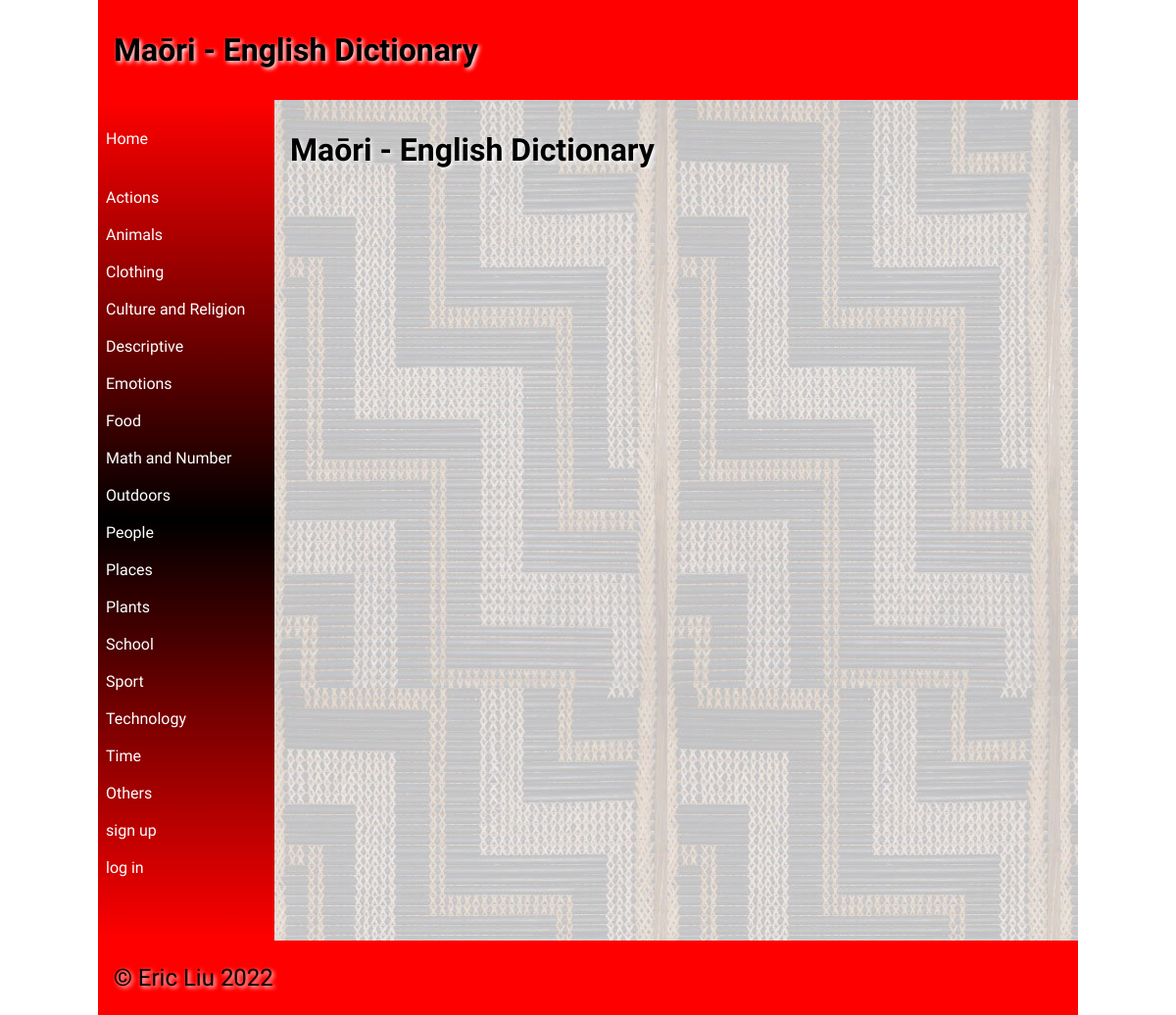
The page / on the database its author committed.
### tables this page shows
CREATE TABLE Category
(
	id integer
		constraint Category_pk
			primary key autoincrement,
	Category varchar(30)
);

### app.py (the view)
@app.route('/')
def render_homepage():
    con = create_connection(DB_NAME)
    query = "SELECT Category, id FROM Category"
    cur = con.cursor()
    cur.execute(query)
    Category_list = cur.fetchall()
    con.close()
    email = session.get("email")
    query4 = "SELECT fname, lname, teacher FROM customer WHERE email=?"
    con4 = create_connection(DB_NAME)
    cur4 = con4.cursor()
    cur4.execute(query4, (email,))
    User_list = cur4.fetchall()
    con4.close()
    return render_template('home.html', Categorys=Category_list, Users=User_list, teacher=is_teacher(),
                           logged_in=is_logged_in())

### app.py (called while the page is built)
def create_connection(db_file):
    try:
        connection = sqlite3.connect(db_file)
        return connection
    except Error as e:
        print(e)
    return None

def is_logged_in():
    if session.get("email") is None:
        print("not logged in")
        return False
    else:
        print("logged in")
        return True

def is_teacher():
    if session.get("teacher") is None:
        print("not teacher")
        return False
    else:
        print("teacher")
        return True

### templates/home.html (shortened to what this page needs)
{% extends 'base.html' %}
{% block heading %}Maōri - English Dictionary{% endblock %}
{% block main %}
<div><h1>Maōri - English Dictionary</h1></div>
{% endblock %}

### templates/base.html (shortened to what this page needs)
<!doctype html>
<html lang="en">
<head>
	<link href="{{ url_for('static', filename='css/style.css') }}" rel="stylesheet">
</head>
<body>
	<div id="container">
		<header>
			<h1>{% block heading %}{% endblock %}</h1>
		</header>
		<nav>
			<ul>
                <li><a href="\">Home</a></li>
				<br><br>
				<div class="Categorys">
    {% for Category in Categorys %}
         <div class="product-box">
             <a href="/word/{{Category[0]}}/{{Category[1]}}">{{Category[0]}}</a>
			 <br><br>
         </div>
         {% endfor %}
    </div>
				<a href="/signup">sign up</a>
				<br><br>
				{% if logged_in %}
				<a href="/logout">log out</a>
				{% else %}
				<a href="/login">log in</a>
				{% endif %}
				<br><br>
				<br><br>
			</ul>
		</nav>
		<main>
            {% block main%}{% endblock %}
        </main>
		<footer>
			<p>
				&copy; Eric Liu 2022
			</p>
		</footer>
	</div>
</body>
</html>

### static/css/style.css (style rules this page uses)
* { font-family: Comfortaa, sans-serif; margin: 0; padding: 0; box-sizing: border-box; }
#container { display: grid; grid-template-columns: 75px auto; grid-template-areas: 'nav header' 'main main' 'footer footer'; }
header { grid-area: header; background-color: #f00; padding: 1rem; }
nav { grid-area: nav; }
main { grid-area: main; padding: 1rem; background-color: #edd; }
h1, h2, h3, h4 { padding: 1rem 0; font-family: 'Suez One', serif; color: #000; text-shadow: 2px 2px 4px #fff; }
p { padding: 0.5rem 0; }
a { color: #222; }
footer { grid-area: footer; padding: 1rem; background-color: #f00; }
footer p { color: #000; text-shadow: 2px 2px 4px #fff; font-size: 1.5rem; }
@media only screen and (min-width: 768px) { #container { grid-template-columns: 180px auto; grid-template-areas: 'header header' 'nav main' 'footer footer'; } }
@media only screen and (min-width: 768px) { nav { background: linear-gradient(180deg, rgba(255,0,0,1) 0%, rgba(0, 0, 0, 1) 50%, rgba(255,0,0,1) 100%); padding: 0.5rem; } }
@media only screen and (min-width: 768px) { nav ul { list-style: none; } }
@media only screen and (min-width: 768px) { nav li { padding: 0.2rem 0; } }
@media only screen and (min-width: 768px) { nav a { color: #fff; text-decoration: none; } }
@media only screen and (min-width: 768px) { main { background-image: url('/static/images/poutama.jpg'); } }
@media only screen and (min-width: 1000px) { #container { width: 1000px; margin: auto; } }

### rows shown on the page
Category: Category "Actions"
Category: Category "Animals"
Category: Category "Clothing"
Category: Category "Culture and Religion"
Category: Category "Descriptive"
Category: Category "Emotions"
Category: Category "Food"
Category: Category "Math and Number"
Category: Category "Outdoors"
Category: Category "People"
Category: Category "Places"
Category: Category "Plants"
Category: Category "School"
Category: Category "Sport"
Category: Category "Technology"
Category: Category "Time"
Category: Category "Others"
